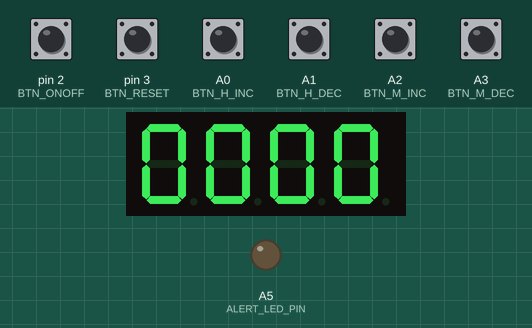
Recording of a sketch running on a simulated Arduino Uno, built with avr-gcc and run on an emulated ATmega328P. Parts: 4-digit seven-segment display, output pins drawn as LEDs (lit = HIGH). Wiring (inferred from the names in the program): shift register (74HC595): data pin 5; shift clock pin 6; latch pin 4; 4-digit 7-segment display, segments lit when LOW: segments pin 13, pin 12, pin 11, pin 10, pin 9, pin 8, pin 7; digit selects Q0, Q1, Q2, Q3. Dashed ring = blinking. The test bench sets the inputs (shaded band); at power-on: A0 (BTN_H_INC), A1 (BTN_H_DEC), A2 (BTN_M_INC), A3 (BTN_M_DEC), pin 2 (BTN_ONOFF), pin 3 (BTN_RESET) HIGH. The segment pins are drawn as the display they are named for; pins used as bus, display or sensor lines are not drawn.

Above: at 1.2 s.
1.3 s: pin 2 (BTN_ONOFF) pulled LOW for 0.15 s
At 1.46 s:
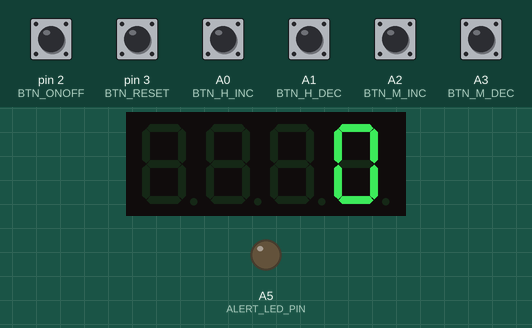
3.0 s: A0 (BTN_H_INC) pulled LOW for 0.15 s
At 3.5 s:
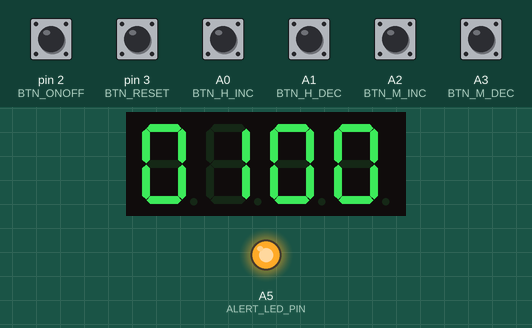
3.7 s: A2 (BTN_M_INC) pulled LOW for 0.15 s
At 4.2 s:
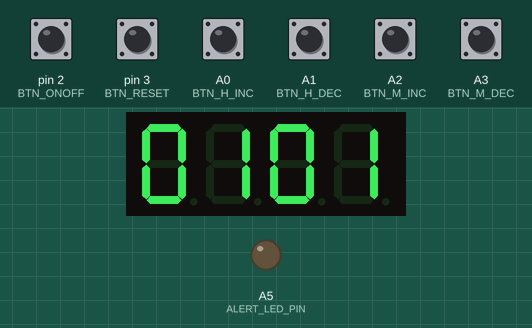
4.4 s: A1 (BTN_H_DEC) pulled LOW for 1 s
At 6.0 s:
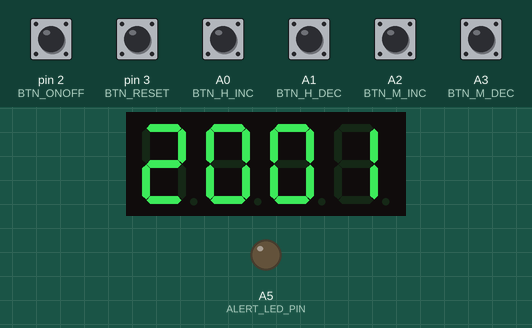
6.9 s: A3 (BTN_M_DEC) pulled LOW for 0.15 s
At 8.0 s:
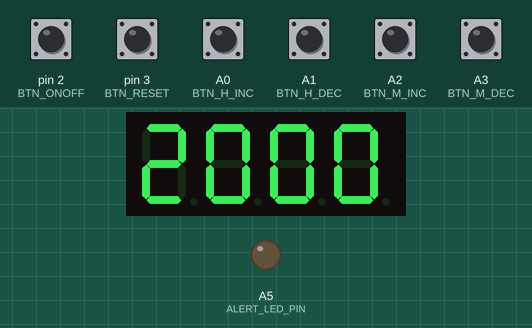
8.6 s: A0 (BTN_H_INC) pulled LOW for 1 s
At 9.91 s:
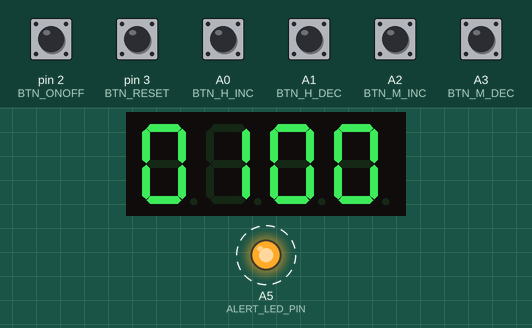
Timing chart, 0 to 11.2 s (numbered marks = the images above; inputs shaded):
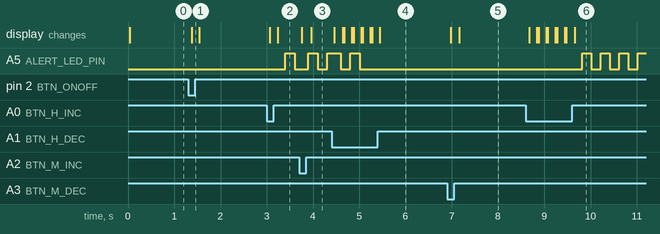

Measured:
- after the input at 1.3 s, the display: changes after 0.08 s (image 1)
- after the input at 3.0 s, A5 (ALERT_LED_PIN): LOW → HIGH after 0.40 s, → LOW 0.20 s later; the display: first changes after 0.06 s (image 2 shows a later state)
- after the input at 3.7 s, the display: first changes after 0.06 s (image 3 shows a later state)
- after the input at 4.4 s, the display: first changes after 0.06 s (image 4 shows a later state)
- after the input at 6.9 s, the display: first changes after 0.08 s (image 5 shows a later state)
- after the input at 8.6 s, A5 (ALERT_LED_PIN): alternates HIGH for 0.20 s and LOW for 0.20 s, starting after 1.2 s; the display: first changes after 0.08 s (image 6 shows a later state)

The sketch:

hen_gio_7seg.ino
```cpp
// ---------------- Chân kết nối ----------------
#define DATA_PIN  5
#define LATCH_PIN 4
#define CLOCK_PIN 6

const byte segmentPins[7] = {13, 12, 11, 10, 9, 8, 7};

// Chân nút
#define BTN_ONOFF 2
#define BTN_RESET 3
#define BTN_H_INC A0
#define BTN_H_DEC A1
#define BTN_M_INC A2
#define BTN_M_DEC A3

// Chân LED cảnh báo (đỏ)
#define ALERT_LED_PIN A5

const byte digitCode[10][7] = {
  {0,0,0,0,0,0,1},
  {1,0,0,1,1,1,1},
  {0,0,1,0,0,1,0},
  {0,0,0,0,1,1,0},
  {1,0,0,1,1,0,0},
  {0,1,0,0,1,0,0},
  {0,1,0,0,0,0,0},
  {0,0,0,1,1,1,1},
  {0,0,0,0,0,0,0},
  {0,0,0,0,1,0,0}
};

byte timeDigits[4] = {0, 0, 0, 0};
int hour = 0, minute = 0;
int second = 0;

bool blinkState = false;  // Dùng để nháy dấu :
bool clockRunning = false;

unsigned long lastBlinkTime = 0;
unsigned long lastSecondUpdate = 0;

const int alertHour = 1;
const int alertMinute = 0;

bool alertTriggered = false;
unsigned long alertBlinkStart = 0;
int alertBlinkCount = 0;
bool alertLedState = false;

// ---------------- Hiển thị ----------------
void displayOneDigit(byte digit, byte position) {
  // Tạo byte điều khiển cho 74HC595: bit 0-3 chọn LED 7 đoạn, bit 4 là LED chỉ thị giây
  byte controlByte = (1 << position);

  // Nếu đang ở vị trí 0 thì chèn LED giây
  if (blinkState) controlByte |= (1 << 4);  // Q4 bật nếu blinkState = true

  digitalWrite(LATCH_PIN, LOW);
  shiftOut(DATA_PIN, CLOCK_PIN, MSBFIRST, controlByte);
  digitalWrite(LATCH_PIN, HIGH);

  // Hiển thị segment tương ứng
  for (int i = 0; i < 7; i++) {
    digitalWrite(segmentPins[i], digitCode[digit][i]);
  }

  delayMicroseconds(800);
}

void updateTimeDigits() {
  timeDigits[0] = hour / 10;
  timeDigits[1] = hour % 10;
  timeDigits[2] = minute / 10;
  timeDigits[3] = minute % 10;
}

void displayTime() {
  updateTimeDigits();
  for (int i = 0; i < 4; i++) {
    displayOneDigit(timeDigits[i], i);
  }
}

// ---------------- Setup ----------------
void setup() {
  for (int i = 0; i < 7; i++) pinMode(segmentPins[i], OUTPUT);
  pinMode(DATA_PIN, OUTPUT);
  pinMode(CLOCK_PIN, OUTPUT);
  pinMode(LATCH_PIN, OUTPUT);

  pinMode(BTN_ONOFF, INPUT_PULLUP);
  pinMode(BTN_RESET, INPUT_PULLUP);
  pinMode(BTN_H_INC, INPUT_PULLUP);
  pinMode(BTN_H_DEC, INPUT_PULLUP);
  pinMode(BTN_M_INC, INPUT_PULLUP);
  pinMode(BTN_M_DEC, INPUT_PULLUP);

  pinMode(ALERT_LED_PIN, OUTPUT);
  digitalWrite(ALERT_LED_PIN, LOW);
}

// ---------------- Hàm phụ ----------------
bool isPressed(int pin) {
  return digitalRead(pin) == LOW;
}

void resetClock() {
  hour = 0;
  minute = 0;
  second = 0;
  clockRunning = true;
  alertTriggered = false;
  alertBlinkCount = 0;
  digitalWrite(ALERT_LED_PIN, LOW);
}

void updateClock() {
  unsigned long now = millis();

  if (now - lastBlinkTime >= 1000) {
    lastBlinkTime = now;

    if (clockRunning) {
      blinkState = !blinkState;

      second++;
      if (second >= 60) {
        second = 0;
        minute++;
        if (minute >= 60) {
          minute = 0;
          hour = (hour + 1) % 24;
        }
      }
    }
  }
}


void handleButtons() {
  static bool prevONOFF = false;
  static bool prevRESET = false;

  if (isPressed(BTN_ONOFF) && !prevONOFF) {
    if (!clockRunning) {
      // Bắt đầu chạy
      clockRunning = true;
      blinkState = true; // Bắt đầu nhấp nháy đèn giây
    } else {
      // Dừng và reset
      clockRunning = false;
      blinkState = false; // Tắt nhấp nháy đèn giây
      hour = 0;
      minute = 0;
      second = 0;
    }
    delay(200);  // chống dội phím
  }
  prevONOFF = isPressed(BTN_ONOFF);

  if (isPressed(BTN_RESET) && !prevRESET) {
    resetClock();
    delay(200);
  }
  prevRESET = isPressed(BTN_RESET);

  if (clockRunning) {
    if (isPressed(BTN_H_INC)) { hour = (hour + 1) % 24; delay(200); }
    if (isPressed(BTN_H_DEC)) { hour = (hour + 23) % 24; delay(200); }
    if (isPressed(BTN_M_INC)) { minute = (minute + 1) % 60; delay(200); }
    if (isPressed(BTN_M_DEC)) { minute = (minute + 59) % 60; delay(200); }
  }
}


void alertProcess() {
  if (!alertTriggered) {
    if (hour == alertHour && minute == alertMinute) {
      alertTriggered = true;
      alertBlinkStart = millis();
      alertBlinkCount = 0;
      alertLedState = false;
      digitalWrite(ALERT_LED_PIN, LOW);
    }
  } else {
    unsigned long now = millis();
    if (now - alertBlinkStart >= 200) {  // Đổi từ 500ms -> 200ms
      alertBlinkStart = now;

      // Đổi trạng thái đèn
      alertLedState = !alertLedState;
      digitalWrite(ALERT_LED_PIN, alertLedState ? HIGH : LOW);

      // Chỉ đếm khi sáng (tránh đếm cả lần tắt)
      if (alertLedState) {
        alertBlinkCount++;
        if (alertBlinkCount >= 5) {
          alertTriggered = false;
          digitalWrite(ALERT_LED_PIN, LOW); // Tắt đèn sau khi xong
        }
      }
    }
  }
}


// ---------------- Loop ----------------
void loop() {
  handleButtons();
  updateClock();
  alertProcess();

  displayTime();
}
```
